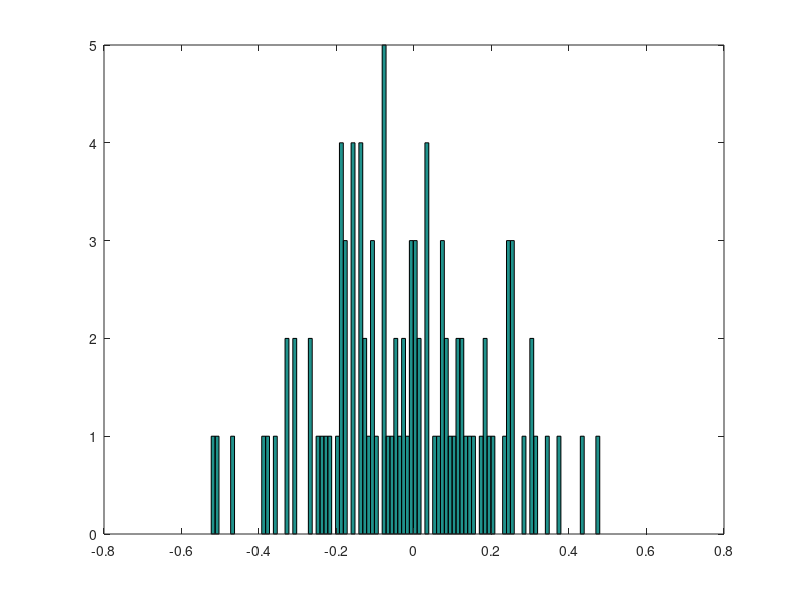

This chart was generated by the following MATLAB code:
% netVsLogRet.m
clear;

rng('default'); % Fix random number generator seed to get repeatable results
rng(1);

N=100;
r=1/N+2/sqrt(N)*randn(N, 1); % log returns: Gaussian

mu=mean(r)
%  2.990083640786517e-04 N=100
%  2.298891894512627e-05 N=10000
%  2.651130365101439e-06 N=1000000

sigma=std(r)
%     0.199020662430273
%     0.020073619161881
%     0.002002010442023

hist(r, 100);

R=exp(r)-1;

m=mean(R)
%  0.020062858930938
%  2.244844190541103e-04
%  4.655164389720140e-06

s=std(R)
%     0.203490759432704
%     0.020082451920644
%     0.002002025199583

m-s^2/2
%    -6.413856563117180e-04
%     2.283198148161179e-05
%     2.651111939837329e-06

